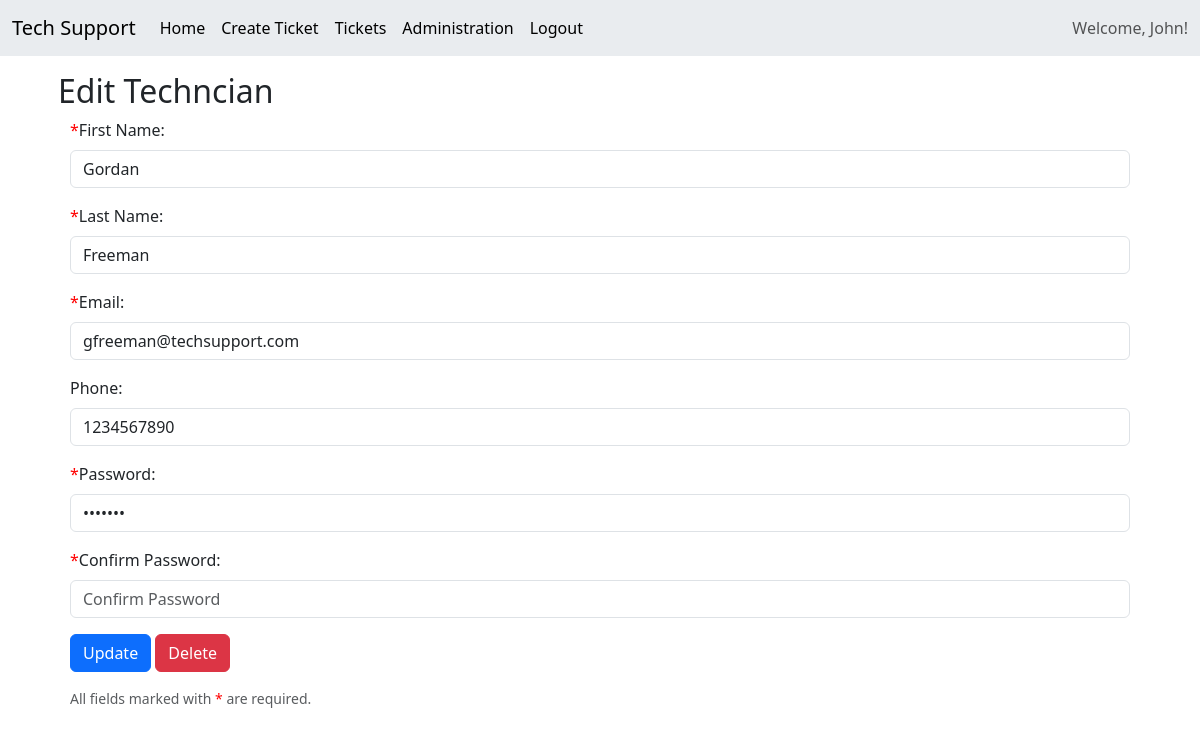
/edit-technician.php?id=18 (signed in), run on the app's committed database.
### tables this page shows
CREATE TABLE `users` (
  `user_id` int(11) NOT NULL,
  `first_name` varchar(50) NOT NULL,
  `last_name` varchar(50) NOT NULL,
  `email` varchar(50) NOT NULL,
  `password` varchar(50) NOT NULL,
  `phone_number` varchar(15) NOT NULL,
  `user_type` int(11) NOT NULL DEFAULT 1
);

### dbcontroller.php (called while the page is built, shortened)
<?php
    class db {
        private $host = "localhost";
        private $user = "techsupport";
        private $pwd = "supportme";
        private $db = "techsupport";
        public $conn;
        function __construct()
        {
            $this->conn = new mysqli($this->host, $this->user, $this->pwd, $this->db)
            or
            die("There was an error: ".$this->conn->connect_error);
        }
        function getUserData($id)
        {
            $sql = "SELECT * from `users` where user_id = $id LIMIT 1";
            return $this->conn->query($sql)->fetch_assoc();
        }
        function getUserTypeID($typeName)
        {
            $sql = "SELECT user_type_id from usertypes where user_type = '".$typeName."' LIMIT 1";
            $result = $this->conn->query($sql);
            $userTypeID = $result->fetch_row()[0] ?? false;
            if($userTypeID != false)
            {
                return $userTypeID;
            }
            else
            {
                return "Cannot find type";
            }
        }
        function getUserFullName($userID)
        {
            $sql = "SELECT first_name, last_name from users where user_id = '".$userID."' LIMIT 1";
            $result = $this->conn->query($sql);
            $name = $result->fetch_row()[0] ?? false;
            if($name != false)
            {
                return $name;
            }
            else
            {
                return "Guest";
            }
        }
    }
?>

### edit-technician.php (the view, shortened to what this page needs)
<?php
        include "header.php";
    ?>
    <div class="containter m-3">
        <h2>Edit Techncian</h2>
        <?php
        $fname = "";
        $lname = "";
        $email = "";
        $pass = "";
        $confirmPass = "";
        $phone = "";
        if(isset($_POST) && !empty($_POST))
        {
            if(key_exists("fName", $_POST)){
                $fname = $_POST['fName'];
            }
            if(key_exists("lName", $_POST)){
                $lname = $_POST['lName'];
            }
            if(key_exists("email", $_POST)){
                $email = $_POST['email'];
            }
            if(key_exists("pass", $_POST)){
                $pass = $_POST['pass'];
            }
            if(key_exists("confirmPass", $_POST)){
                $confirmPass = $_POST['confirmPass'];
            }
            if(key_exists("phone", $_POST)){
                $phone = $_POST['phone'];
            }
            try{
                $db->addNewTech($fname, $lname, $email, $pass, $phone);
                echo("
                <script>
                    alertBox = new AlertBox('Technician added successfully.', 'success');
                    alertBox.show();
                </script>"
            );
            }
            catch(Exception $e)
            {
                $error = true;
                echo("
                <script>
                    alertBox = new AlertBox('This technician already exists.', 'danger');
                    alertBox.show();
                </script>"
            );
            }
        }
        else {
            $tech = $db->getUserData($_GET["id"]);
            $fname = $tech["first_name"];
            $lname = $tech["last_name"];
            $email = $tech["email"];
            $pass = $tech["password"];
            $phone = $tech["phone_number"];
        }
        ?>
        <div class="container-fluid">
            <form method="POST" id="editTechForm" onsubmit="return FormValidation.validateTechUpdate()">
                <div class="mb-3">
                    <label class="form-label" for="fName"><span style="color:red">*</span>First Name:</label>
                    <input class="form-control" type="text" name="fName" placeholder="First Name" value="<?php print($fname); ?>"/>
                </div>
                <div class="mb-3">
                    <label class="form-label" for="lName"><span style="color:red">*</span>Last Name:</label>
                    <input class="form-control" type="text" name="lName" placeholder="Last Name" value="<?php print($lname); ?>"/>
                </div>
                <div class="mb-3">
                    <label class="form-label" for="email"><span style="color:red">*</span>Email:</label>
                    <input class="form-control" type="email" name="email" placeholder="Email Address" value="<?php print($email); ?>"/>
                </div>
                <div class="mb-3">
                    <label class="form-label" for="phone">Phone:</label>
                    <input class="form-control" type="text" name="phone" placeholder="Phone Number"value="<?php print($phone); ?>"/>
                </div>
                <div class="mb-3">
                    <label class="form-label" for="pass"><span style="color:red">*</span>Password:</label>
                    <input class="form-control" type="password" name="pass" placeholder="Password" value="<?php print($pass); ?>"/>
                </div>
                <div class="mb-3">
                    <label class="form-label" for="confirmPass"><span style="color:red">*</span>Confirm Password:</label>
                    <input class="form-control" type="password" name="confirmPass" placeholder="Confirm Password" value="<?php print($confirmPass); ?>"/>
                </div>
                <div class="mb-3">
                    <button type="submit" class="btn btn-primary">Update</button>
                    <button type="button" class="btn btn-danger">Delete</button>
                </div>
                <div class="mb-3 form-text">
                    All fields marked with <span style="color:red">*</span> are required.
                </div>
            </form>
        </div>
    </div>
    </body>
</html>

### header.php (shortened to what this page needs)
<!doctype html>
<html lang="en">
    <head>
        <link href="https://cdn.jsdelivr.net/npm/bootstrap@5.3.0-alpha2/dist/css/bootstrap.min.css" rel="stylesheet">
        <link href="https://getbootstrap.com/docs/5.3/assets/css/docs.css" rel="stylesheet">
        <?php
                include "dbcontroller.php";
            ?>
    </head>
    <body>
    <?php
        $db = new db();
    ?>
    <nav class="navbar navbar-expand-lg bg-body-secondary">
        <div class="container-fluid">
            <a class="navbar-brand" href="index.php">Tech Support</a>
            <div class="collapse navbar-collapse" id="menuItems">
                <ul class="navbar-nav me-auto mb2 mb-lg-0">
                    <li class="nav-item">
                        <a class="nav-link active" href="index.php">Home</a>
                    </li>
                    <?php
                        if(isset($_SESSION) && !empty($_SESSION))
                        {
                            echo("
                                <li class='nav-item'>
                                    <a class='nav-link active' href='create-ticket.php'>Create Ticket</a>
                                </li>
                            ");
                            if($_SESSION["userType"] == $db->getUserTypeID("Technician") || $_SESSION["userType"] == $db->getUserTypeID("Manager"))
                            {
                                echo("
                                    <li class='nav-item'>
                                        <a class='nav-link active' href='tickets.php'>Tickets</a>
                                    </li>
                                ");
                            }
                            if($_SESSION["userType"] == $db->getUserTypeID("Manager"))
                            {
                                echo("
                                    <li class='nav-item'>
                                        <a class='nav-link active' href='administration.php'>Administration</a>
                                    </li>
                                ");
                            }
                            echo("
                                <li class='nav-item'>
                                    <a class='nav-link active' href='logout.php'>Logout</a>
                                </li>
                            ");
                        }
                    ?>
                </ul>
                <?php
                    if(isset($_SESSION) && !empty($_SESSION)){
                        echo("
                            <span class='navbar-text'>
                                Welcome, ".$db->getUserFullName($_SESSION['userID'])."!
                            </span>
                        ");
                    }
                ?>
            </div>
        </div>
    </nav>
    <div class="container">

### data on the page
users: first_name "John"
users: fName "Gordan", lName "Freeman", email "gfreeman@techsupport.com"
